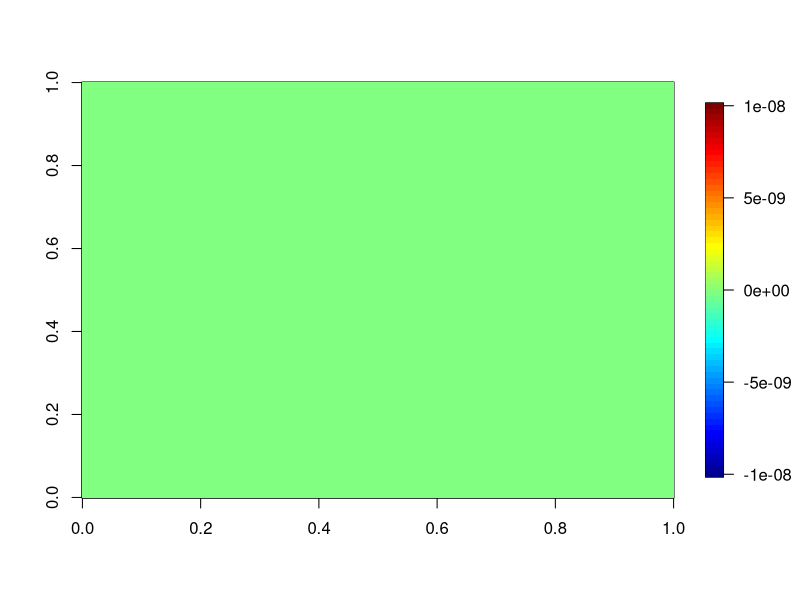

The R source for this figure: (Note: this script raises an error after producing the figure.)
library(fields)
library(ncdf4)
rm(list = ls())

# Input
gw.out <- "../../../Data/Transformed/Energy/energyGroundwaterFraction_30min_global.RDS"

# Setup
lats <- seq(-89.75, 89.75, by = 0.5)
lons <- seq(-179.75, 179.75, by = 0.5)

# Calculate
gw.map <- array(NA, dim = c(length(lons), length(lats)))
for (x in 1:dim(gw.map)[1]) {
  for (y in 1:dim(gw.map)[2]) {
    gw.map[x, y] <- 0
  }
}
image.plot(gw.map)

# Save
dir.create(dirname(gw.out))
saveRDS(gw.map, gw.out)
